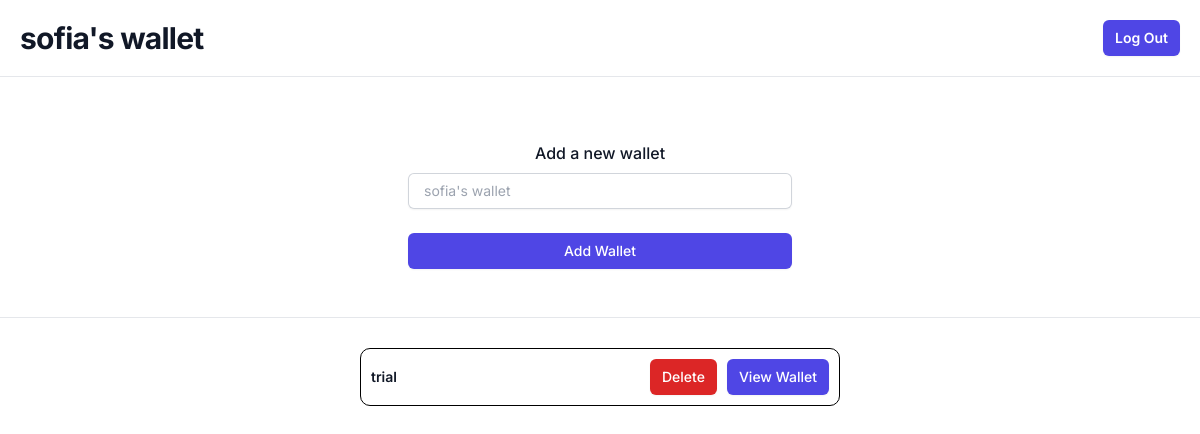
The app's page / (signed in), older data.
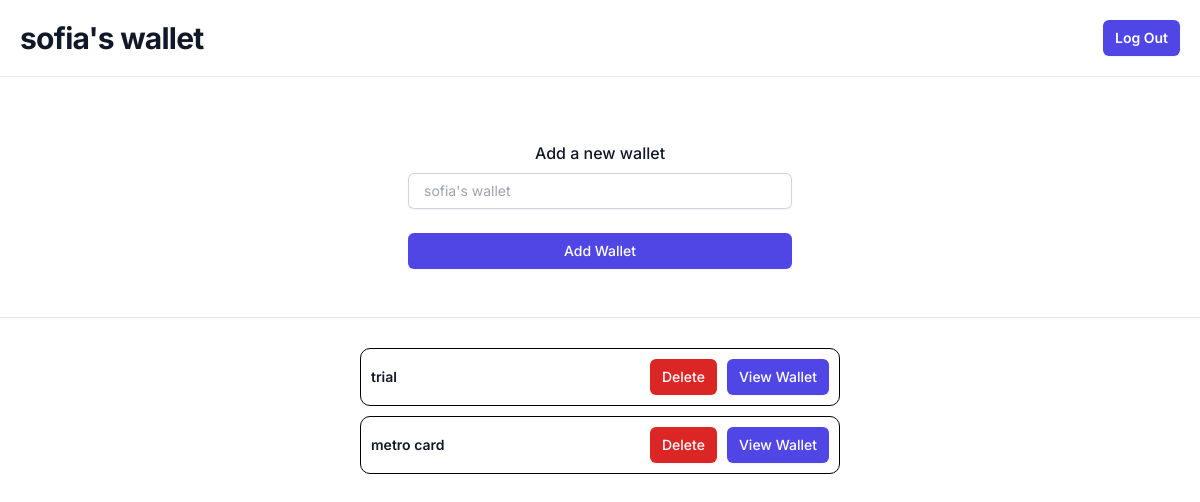
The same page, newer data.
### pocketmoney/models.py (models this page shows, shortened)
class wallets(models.Model) :
    balance = models.IntegerField(blank=True, null=True)
    income = models.IntegerField(blank=True, null=True)
    expense = models.IntegerField(blank=True, null=True)
    name = models.CharField(max_length=50, blank=True, null=True)
    owner = models.ForeignKey(User, on_delete = models.CASCADE, blank = True, null = True)

### pocketmoney/views.py (the view)
# urls.py: path('', views.homeview, name = 'home'),
@login_required(login_url=loginview)
def homeview(request) :
    wallets_list = wallets.objects.filter(owner = request.user)
    context = {
        'wallets' : wallets_list,
    }
    if request.method == 'POST' :
        walletname = request.POST['walletname']
        if walletname :
            newwallet = wallets.objects.create(name = walletname, owner = request.user, balance = 0, income = 0, expense = 0)
            newwallet.save()
        return redirect(homeview)
    return render(request, 'home.html', context=context)

### pocketmoney/templates/home.html (shortened to what this page needs)
<!DOCTYPE html>
<html>
  <head>
    <script src="https://cdn.tailwindcss.com"></script>
  </head>
  <body>
    <div
      class="lg:flex lg:items-center lg:justify-between"
      style="margin: 20px"
    >
      <div class="min-w-0 flex-1">
        <h2
          class="text-2xl font-bold leading-7 text-gray-900 sm:truncate sm:text-3xl sm:tracking-tight"
        >
          {{request.user.username}}'s wallet
        </h2>
      </div>
      <div class="mt-10 flex lg:ml-4 lg:mt-0">
        <span class="sm:ml-3">
          <button
            type="button"
            class="inline-flex items-center rounded-md bg-indigo-600 px-3 py-2 text-sm font-semibold text-white shadow-sm hover:bg-indigo-500 focus-visible:outline focus-visible:outline-2 focus-visible:outline-offset-2 focus-visible:outline-indigo-600"
          >
            <a href='{% url "logout" %}'> Log Out </a>
          </button>
        </span>
      </div>
    </div>
    <hr />
    <div style="display: flex; justify-content: center">
      <div
        class="flex min-h-full flex-col justify-center px-6 py-12 lg:px-8"
        style="width: 700px; padding-top: 0px"
      >
        <div class="mt-10 sm:mx-auto sm:w-full sm:max-w-sm">
          <form class="space-y-6" action="#" method="POST">
            <div>
              <label
                for="email"
                style="text-align: center"
                class="block text-l font-medium leading-6 text-gray-900"
                >Add a new wallet</label
              >
              <div class="mt-2">
                <input
                  id="email"
                  name="walletname"
                  type="text"
                  required=""
                  class="block w-full rounded-md border-0 py-1.5 pl-4 text-gray-900 shadow-sm ring-1 ring-inset ring-gray-300 placeholder:text-gray-400 focus:ring-2 focus:ring-inset focus:ring-indigo-600 sm:text-sm sm:leading-6"
                  placeholder="{{request.user}}'s wallet"
                />
              </div>
            </div>
            <div>
              <button
                type="submit"
                class="flex w-full justify-center rounded-md bg-indigo-600 px-3 py-1.5 text-sm font-medium leading-6 text-white shadow-sm hover:bg-indigo-500 focus-visible:outline focus-visible:outline-2 focus-visible:outline-offset-2 focus-visible:outline-indigo-600"
              >
                Add Wallet
              </button>
            </div>
          </form>
        </div>
      </div>
    </div>
    <hr />
    <div style="display: flex; justify-content: center">
      <ul
        role="list"
        class="divide-y divide-gray-100"
        style="
          margin: 20px;
          display: flex;
          flex-direction: column;
          justify-content: center;
        "
      >
        {% for wallet in wallets %}
        <li
          class="flex justify-between gap-x-6 py-5"
          style="
            width: 40vw;
            align-items: center;
            border: 1px solid black;
            padding: 10px;
            border-radius: 10px;
            margin-top: 10px;
          "
        >
          <div class="flex min-w-0 gap-x-4">
            <div class="min-w-0 flex-auto">
              <p class="text-sm font-semibold leading-6 text-gray-900">
                {{wallet.name}}
              </p>
            </div>
          </div>
          <div class="hidden shrink-0 sm:flex sm:flex-row sm:items-end">
            <button
              type="button"
              class="inline-flex items-center rounded-md bg-red-600 px-3 py-2 text-sm font-medium text-white shadow-sm hover:bg-indigo-500 focus-visible:outline focus-visible:outline-2 focus-visible:outline-offset-2 focus-visible:outline-indigo-600"
            >
              <a href='{% url "delete" wallet.id %}'>Delete</a>
            </button>
            <button
              type="button"
              class="inline-flex items-center rounded-md bg-indigo-600 px-3 py-2 text-sm font-medium text-white shadow-sm hover:bg-indigo-500 focus-visible:outline focus-visible:outline-2 focus-visible:outline-offset-2 focus-visible:outline-indigo-600"
              style="margin-left: 10px"
            >
              <a href='{% url "wallet" wallet.id %}'>View Wallet</a>
            </button>
          </div>
        </li>
        {% endfor %}
      </ul>
    </div>
  </body>
</html>

### pocketmoney/templates/home.html (style rules this page uses)
body { font-family: "Inter", sans-serif; }

Row changes from the older to the newer data that the page shows:
added wallets: name "metro card"
